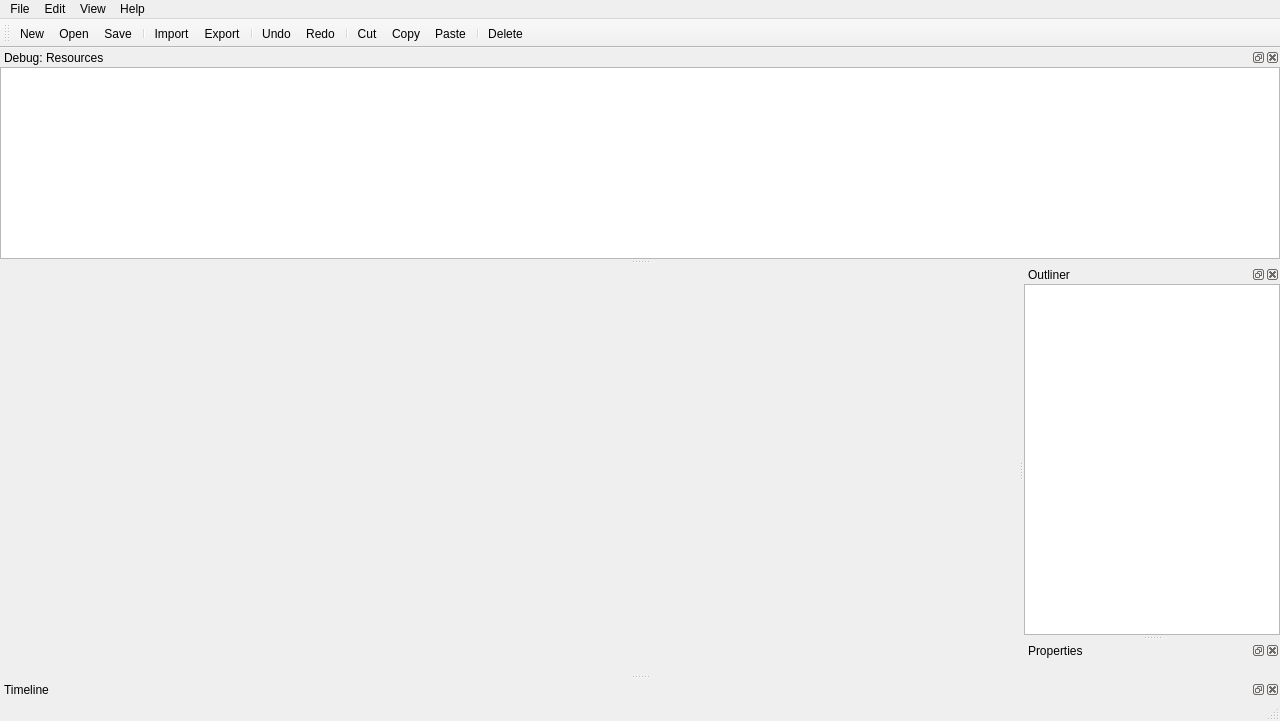
<?xml version="1.0" encoding="UTF-8"?>
<ui version="4.0">
 <class>StageEditorWindow</class>
 <widget class="QMainWindow" name="StageEditorWindow">
  <property name="geometry">
   <rect>
    <x>0</x>
    <y>0</y>
    <width>1280</width>
    <height>721</height>
   </rect>
  </property>
  <property name="windowTitle">
   <string>SMB Level Workshop 2 Stage Editor</string>
  </property>
  <widget class="QWidget" name="centralWidget">
   <layout class="QGridLayout" name="gridLayout">
    <property name="leftMargin">
     <number>0</number>
    </property>
    <property name="topMargin">
     <number>0</number>
    </property>
    <property name="rightMargin">
     <number>0</number>
    </property>
    <property name="bottomMargin">
     <number>0</number>
    </property>
    <property name="spacing">
     <number>0</number>
    </property>
    <item row="0" column="0">
     <widget class="WS2Editor::Widget::ViewportWidget" name="viewportWidget" native="true"/>
    </item>
   </layout>
  </widget>
  <widget class="QMenuBar" name="menuBar">
   <property name="geometry">
    <rect>
     <x>0</x>
     <y>0</y>
     <width>1280</width>
     <height>23</height>
    </rect>
   </property>
   <widget class="QMenu" name="menuFile">
    <property name="title">
     <string>File</string>
    </property>
    <addaction name="separator"/>
    <addaction name="actionNew"/>
    <addaction name="actionOpen"/>
    <addaction name="actionSave"/>
    <addaction name="actionSaveAs"/>
    <addaction name="separator"/>
    <addaction name="actionImport"/>
    <addaction name="actionExport"/>
    <addaction name="separator"/>
    <addaction name="actionQuit"/>
   </widget>
   <widget class="QMenu" name="menuEdit">
    <property name="title">
     <string>Edit</string>
    </property>
    <addaction name="actionUndo"/>
    <addaction name="actionRedo"/>
    <addaction name="separator"/>
    <addaction name="actionCut"/>
    <addaction name="actionCopy"/>
    <addaction name="actionPaste"/>
    <addaction name="separator"/>
    <addaction name="actionDuplicate"/>
    <addaction name="actionDelete"/>
    <addaction name="separator"/>
    <addaction name="actionSelectAll"/>
    <addaction name="actionFocusSelected"/>
    <addaction name="separator"/>
    <addaction name="actionNewNode"/>
    <addaction name="separator"/>
    <addaction name="actionSettings"/>
   </widget>
   <widget class="QMenu" name="menuView">
    <property name="title">
     <string>View</string>
    </property>
    <widget class="QMenu" name="menuDebug">
     <property name="title">
      <string>Debug</string>
     </property>
     <addaction name="actionToggleViewResources"/>
    </widget>
    <addaction name="actionToggleViewOutliner"/>
    <addaction name="actionToggleViewProperties"/>
    <addaction name="actionToggleViewTimeline"/>
    <addaction name="menuDebug"/>
    <addaction name="separator"/>
    <addaction name="actionToggleViewToolbar"/>
   </widget>
   <widget class="QMenu" name="menuHelp">
    <property name="title">
     <string>Help</string>
    </property>
    <addaction name="actionAbout"/>
   </widget>
   <addaction name="menuFile"/>
   <addaction name="menuEdit"/>
   <addaction name="menuView"/>
   <addaction name="menuHelp"/>
  </widget>
  <widget class="QToolBar" name="mainToolBar">
   <property name="windowTitle">
    <string>Toolbar</string>
   </property>
   <property name="iconSize">
    <size>
     <width>16</width>
     <height>16</height>
    </size>
   </property>
   <attribute name="toolBarArea">
    <enum>TopToolBarArea</enum>
   </attribute>
   <attribute name="toolBarBreak">
    <bool>false</bool>
   </attribute>
   <addaction name="actionNew"/>
   <addaction name="actionOpen"/>
   <addaction name="actionSave"/>
   <addaction name="separator"/>
   <addaction name="actionImport"/>
   <addaction name="actionExport"/>
   <addaction name="separator"/>
   <addaction name="actionUndo"/>
   <addaction name="actionRedo"/>
   <addaction name="separator"/>
   <addaction name="actionCut"/>
   <addaction name="actionCopy"/>
   <addaction name="actionPaste"/>
   <addaction name="separator"/>
   <addaction name="actionDelete"/>
  </widget>
  <widget class="QStatusBar" name="statusBar"/>
  <widget class="QDockWidget" name="outlinerDockWidget">
   <property name="windowTitle">
    <string>Outliner</string>
   </property>
   <attribute name="dockWidgetArea">
    <number>2</number>
   </attribute>
   <widget class="QWidget" name="outlinerContentsWidget">
    <layout class="QGridLayout" name="gridLayout_2">
     <property name="leftMargin">
      <number>0</number>
     </property>
     <property name="topMargin">
      <number>0</number>
     </property>
     <property name="rightMargin">
      <number>0</number>
     </property>
     <property name="bottomMargin">
      <number>0</number>
     </property>
     <property name="spacing">
      <number>0</number>
     </property>
     <item row="0" column="0">
      <widget class="WS2Editor::Widget::OutlinerWidget" name="outlinerTreeView">
       <property name="selectionMode">
        <enum>QAbstractItemView::ExtendedSelection</enum>
       </property>
       <attribute name="headerVisible">
        <bool>false</bool>
       </attribute>
      </widget>
     </item>
    </layout>
   </widget>
  </widget>
  <widget class="QDockWidget" name="propertiesDockWidget">
   <property name="windowTitle">
    <string>Properties</string>
   </property>
   <attribute name="dockWidgetArea">
    <number>2</number>
   </attribute>
   <widget class="QWidget" name="propertiesContentsWidget"/>
  </widget>
  <widget class="QDockWidget" name="timelineDockWidget">
   <property name="windowTitle">
    <string>Timeline</string>
   </property>
   <attribute name="dockWidgetArea">
    <number>8</number>
   </attribute>
   <widget class="QWidget" name="timelineContentsWidget"/>
  </widget>
  <widget class="QDockWidget" name="resourcesDockWidget">
   <property name="floating">
    <bool>false</bool>
   </property>
   <property name="windowTitle">
    <string>Debug: Resources</string>
   </property>
   <attribute name="dockWidgetArea">
    <number>4</number>
   </attribute>
   <widget class="QWidget" name="resourcesContentsWidget">
    <layout class="QGridLayout" name="gridLayout_3">
     <property name="leftMargin">
      <number>0</number>
     </property>
     <property name="topMargin">
      <number>0</number>
     </property>
     <property name="rightMargin">
      <number>0</number>
     </property>
     <property name="bottomMargin">
      <number>0</number>
     </property>
     <property name="spacing">
      <number>0</number>
     </property>
     <item row="0" column="0">
      <widget class="QTableView" name="resourcesTableView">
       <property name="selectionBehavior">
        <enum>QAbstractItemView::SelectRows</enum>
       </property>
       <property name="textElideMode">
        <enum>Qt::ElideLeft</enum>
       </property>
       <property name="sortingEnabled">
        <bool>false</bool>
       </property>
       <attribute name="horizontalHeaderStretchLastSection">
        <bool>true</bool>
       </attribute>
       <attribute name="verticalHeaderVisible">
        <bool>false</bool>
       </attribute>
       <attribute name="verticalHeaderDefaultSectionSize">
        <number>16</number>
       </attribute>
      </widget>
     </item>
    </layout>
   </widget>
  </widget>
  <action name="actionNew">
   <property name="icon">
    <iconset resource="../../resources/Workshop2/Workshop2Resources.qrc">
     <normaloff>:/Workshop2/Icons/File.png</normaloff>:/Workshop2/Icons/File.png</iconset>
   </property>
   <property name="text">
    <string>New</string>
   </property>
   <property name="shortcut">
    <string>Ctrl+N</string>
   </property>
  </action>
  <action name="actionOpen">
   <property name="icon">
    <iconset resource="../../resources/Workshop2/Workshop2Resources.qrc">
     <normaloff>:/Workshop2/Icons/Folder.png</normaloff>:/Workshop2/Icons/Folder.png</iconset>
   </property>
   <property name="text">
    <string>Open</string>
   </property>
   <property name="shortcut">
    <string>Ctrl+O</string>
   </property>
  </action>
  <action name="actionQuit">
   <property name="icon">
    <iconset resource="../../resources/Workshop2/Workshop2Resources.qrc">
     <normaloff>:/Workshop2/Icons/Close.png</normaloff>:/Workshop2/Icons/Close.png</iconset>
   </property>
   <property name="text">
    <string>Quit</string>
   </property>
   <property name="shortcut">
    <string>Ctrl+Q</string>
   </property>
  </action>
  <action name="actionUndo">
   <property name="icon">
    <iconset resource="../../resources/Workshop2/Workshop2Resources.qrc">
     <normaloff>:/Workshop2/Icons/Undo.png</normaloff>:/Workshop2/Icons/Undo.png</iconset>
   </property>
   <property name="text">
    <string>Undo</string>
   </property>
   <property name="shortcut">
    <string>Ctrl+Z</string>
   </property>
  </action>
  <action name="actionRedo">
   <property name="icon">
    <iconset resource="../../resources/Workshop2/Workshop2Resources.qrc">
     <normaloff>:/Workshop2/Icons/Redo.png</normaloff>:/Workshop2/Icons/Redo.png</iconset>
   </property>
   <property name="text">
    <string>Redo</string>
   </property>
   <property name="shortcut">
    <string>Ctrl+Shift+Z</string>
   </property>
  </action>
  <action name="actionCut">
   <property name="icon">
    <iconset resource="../../resources/Workshop2/Workshop2Resources.qrc">
     <normaloff>:/Workshop2/Icons/Cut.png</normaloff>:/Workshop2/Icons/Cut.png</iconset>
   </property>
   <property name="text">
    <string>Cut</string>
   </property>
   <property name="shortcut">
    <string>Ctrl+X</string>
   </property>
  </action>
  <action name="actionCopy">
   <property name="icon">
    <iconset resource="../../resources/Workshop2/Workshop2Resources.qrc">
     <normaloff>:/Workshop2/Icons/Copy.png</normaloff>:/Workshop2/Icons/Copy.png</iconset>
   </property>
   <property name="text">
    <string>Copy</string>
   </property>
   <property name="shortcut">
    <string>Ctrl+C</string>
   </property>
  </action>
  <action name="actionPaste">
   <property name="icon">
    <iconset resource="../../resources/Workshop2/Workshop2Resources.qrc">
     <normaloff>:/Workshop2/Icons/Paste.png</normaloff>:/Workshop2/Icons/Paste.png</iconset>
   </property>
   <property name="text">
    <string>Paste</string>
   </property>
   <property name="shortcut">
    <string>Ctrl+V</string>
   </property>
  </action>
  <action name="actionSelectAll">
   <property name="icon">
    <iconset resource="../../resources/Workshop2/Workshop2Resources.qrc">
     <normaloff>:/Workshop2/Icons/SelectAll.png</normaloff>:/Workshop2/Icons/SelectAll.png</iconset>
   </property>
   <property name="text">
    <string>Select All</string>
   </property>
   <property name="shortcut">
    <string>Ctrl+A</string>
   </property>
  </action>
  <action name="actionDuplicate">
   <property name="icon">
    <iconset resource="../../resources/Workshop2/Workshop2Resources.qrc">
     <normaloff>:/Workshop2/Icons/Duplicate.png</normaloff>:/Workshop2/Icons/Duplicate.png</iconset>
   </property>
   <property name="text">
    <string>Duplicate</string>
   </property>
   <property name="shortcut">
    <string>Ctrl+D</string>
   </property>
  </action>
  <action name="actionDelete">
   <property name="icon">
    <iconset resource="../../resources/Workshop2/Workshop2Resources.qrc">
     <normaloff>:/Workshop2/Icons/Delete.png</normaloff>:/Workshop2/Icons/Delete.png</iconset>
   </property>
   <property name="text">
    <string>Delete</string>
   </property>
   <property name="shortcut">
    <string>Del</string>
   </property>
  </action>
  <action name="actionFocusSelected">
   <property name="icon">
    <iconset resource="../../resources/Workshop2/Workshop2Resources.qrc">
     <normaloff>:/Workshop2/Icons/Focus.png</normaloff>:/Workshop2/Icons/Focus.png</iconset>
   </property>
   <property name="text">
    <string>Focus Selected</string>
   </property>
   <property name="shortcut">
    <string>F</string>
   </property>
  </action>
  <action name="actionSave">
   <property name="icon">
    <iconset resource="../../resources/Workshop2/Workshop2Resources.qrc">
     <normaloff>:/Workshop2/Icons/Save.png</normaloff>:/Workshop2/Icons/Save.png</iconset>
   </property>
   <property name="text">
    <string>Save</string>
   </property>
   <property name="shortcut">
    <string>Ctrl+S</string>
   </property>
  </action>
  <action name="actionSaveAs">
   <property name="icon">
    <iconset resource="../../resources/Workshop2/Workshop2Resources.qrc">
     <normaloff>:/Workshop2/Icons/SaveAs.png</normaloff>:/Workshop2/Icons/SaveAs.png</iconset>
   </property>
   <property name="text">
    <string>Save As</string>
   </property>
   <property name="shortcut">
    <string>Ctrl+Shift+S</string>
   </property>
  </action>
  <action name="actionToggleViewToolbar">
   <property name="checkable">
    <bool>true</bool>
   </property>
   <property name="text">
    <string>Toolbar</string>
   </property>
  </action>
  <action name="actionToggleViewOutliner">
   <property name="checkable">
    <bool>true</bool>
   </property>
   <property name="text">
    <string>Outliner</string>
   </property>
  </action>
  <action name="actionToggleViewProperties">
   <property name="checkable">
    <bool>true</bool>
   </property>
   <property name="text">
    <string>Properties</string>
   </property>
  </action>
  <action name="actionToggleViewTimeline">
   <property name="checkable">
    <bool>true</bool>
   </property>
   <property name="text">
    <string>Timeline</string>
   </property>
  </action>
  <action name="actionImport">
   <property name="icon">
    <iconset resource="../../resources/Workshop2/Workshop2Resources.qrc">
     <normaloff>:/Workshop2/Icons/Import.png</normaloff>:/Workshop2/Icons/Import.png</iconset>
   </property>
   <property name="text">
    <string>Import</string>
   </property>
   <property name="toolTip">
    <string>Import</string>
   </property>
   <property name="shortcut">
    <string>Ctrl+I</string>
   </property>
  </action>
  <action name="actionExport">
   <property name="icon">
    <iconset resource="../../resources/Workshop2/Workshop2Resources.qrc">
     <normaloff>:/Workshop2/Icons/Export.png</normaloff>:/Workshop2/Icons/Export.png</iconset>
   </property>
   <property name="text">
    <string>Export</string>
   </property>
   <property name="toolTip">
    <string>Export</string>
   </property>
   <property name="shortcut">
    <string>Ctrl+E</string>
   </property>
  </action>
  <action name="actionToggleViewResources">
   <property name="checkable">
    <bool>true</bool>
   </property>
   <property name="text">
    <string>Resources</string>
   </property>
  </action>
  <action name="actionNewNode">
   <property name="icon">
    <iconset resource="../../resources/Workshop2/Workshop2Resources.qrc">
     <normaloff>:/Workshop2/Icons/Add.png</normaloff>:/Workshop2/Icons/Add.png</iconset>
   </property>
   <property name="text">
    <string>New Node</string>
   </property>
   <property name="toolTip">
    <string>Adds a new empty node to the scene</string>
   </property>
   <property name="shortcut">
    <string>Ctrl+B</string>
   </property>
  </action>
  <action name="actionAbout">
   <property name="text">
    <string>About</string>
   </property>
  </action>
  <action name="actionSettings">
   <property name="icon">
    <iconset resource="../../resources/Workshop2/Workshop2Resources.qrc">
     <normaloff>:/Workshop2/Icons/Settings.png</normaloff>:/Workshop2/Icons/Settings.png</iconset>
   </property>
   <property name="text">
    <string>Settings</string>
   </property>
  </action>
 </widget>
 <layoutdefault spacing="6" margin="11"/>
 <customwidgets>
  <customwidget>
   <class>WS2Editor::Widget::OutlinerWidget</class>
   <extends>QTreeView</extends>
   <header>widget/OutlinerWidget.hpp</header>
  </customwidget>
  <customwidget>
   <class>WS2Editor::Widget::ViewportWidget</class>
   <extends>QWidget</extends>
   <header>widget/ViewportWidget.hpp</header>
  </customwidget>
 </customwidgets>
 <resources>
  <include location="../../resources/Workshop2/Workshop2Resources.qrc"/>
 </resources>
 <connections>
  <connection>
   <sender>actionToggleViewOutliner</sender>
   <signal>triggered(bool)</signal>
   <receiver>outlinerDockWidget</receiver>
   <slot>setVisible(bool)</slot>
   <hints>
    <hint type="sourcelabel">
     <x>-1</x>
     <y>-1</y>
    </hint>
    <hint type="destinationlabel">
     <x>1151</x>
     <y>309</y>
    </hint>
   </hints>
  </connection>
  <connection>
   <sender>outlinerDockWidget</sender>
   <signal>visibilityChanged(bool)</signal>
   <receiver>actionToggleViewOutliner</receiver>
   <slot>setChecked(bool)</slot>
   <hints>
    <hint type="sourcelabel">
     <x>1151</x>
     <y>309</y>
    </hint>
    <hint type="destinationlabel">
     <x>-1</x>
     <y>-1</y>
    </hint>
   </hints>
  </connection>
  <connection>
   <sender>propertiesDockWidget</sender>
   <signal>visibilityChanged(bool)</signal>
   <receiver>actionToggleViewProperties</receiver>
   <slot>setChecked(bool)</slot>
   <hints>
    <hint type="sourcelabel">
     <x>1151</x>
     <y>613</y>
    </hint>
    <hint type="destinationlabel">
     <x>-1</x>
     <y>-1</y>
    </hint>
   </hints>
  </connection>
  <connection>
   <sender>actionToggleViewProperties</sender>
   <signal>triggered(bool)</signal>
   <receiver>propertiesDockWidget</receiver>
   <slot>setVisible(bool)</slot>
   <hints>
    <hint type="sourcelabel">
     <x>-1</x>
     <y>-1</y>
    </hint>
    <hint type="destinationlabel">
     <x>1151</x>
     <y>613</y>
    </hint>
   </hints>
  </connection>
  <connection>
   <sender>timelineDockWidget</sender>
   <signal>visibilityChanged(bool)</signal>
   <receiver>actionToggleViewTimeline</receiver>
   <slot>setChecked(bool)</slot>
   <hints>
    <hint type="sourcelabel">
     <x>639</x>
     <y>678</y>
    </hint>
    <hint type="destinationlabel">
     <x>-1</x>
     <y>-1</y>
    </hint>
   </hints>
  </connection>
  <connection>
   <sender>actionToggleViewTimeline</sender>
   <signal>triggered(bool)</signal>
   <receiver>timelineDockWidget</receiver>
   <slot>setVisible(bool)</slot>
   <hints>
    <hint type="sourcelabel">
     <x>-1</x>
     <y>-1</y>
    </hint>
    <hint type="destinationlabel">
     <x>639</x>
     <y>678</y>
    </hint>
   </hints>
  </connection>
  <connection>
   <sender>mainToolBar</sender>
   <signal>visibilityChanged(bool)</signal>
   <receiver>actionToggleViewToolbar</receiver>
   <slot>setChecked(bool)</slot>
   <hints>
    <hint type="sourcelabel">
     <x>639</x>
     <y>37</y>
    </hint>
    <hint type="destinationlabel">
     <x>-1</x>
     <y>-1</y>
    </hint>
   </hints>
  </connection>
  <connection>
   <sender>actionToggleViewToolbar</sender>
   <signal>triggered(bool)</signal>
   <receiver>mainToolBar</receiver>
   <slot>setVisible(bool)</slot>
   <hints>
    <hint type="sourcelabel">
     <x>-1</x>
     <y>-1</y>
    </hint>
    <hint type="destinationlabel">
     <x>639</x>
     <y>37</y>
    </hint>
   </hints>
  </connection>
  <connection>
   <sender>actionToggleViewResources</sender>
   <signal>triggered(bool)</signal>
   <receiver>resourcesDockWidget</receiver>
   <slot>setVisible(bool)</slot>
   <hints>
    <hint type="sourcelabel">
     <x>-1</x>
     <y>-1</y>
    </hint>
    <hint type="destinationlabel">
     <x>127</x>
     <y>354</y>
    </hint>
   </hints>
  </connection>
  <connection>
   <sender>resourcesDockWidget</sender>
   <signal>visibilityChanged(bool)</signal>
   <receiver>actionToggleViewResources</receiver>
   <slot>setChecked(bool)</slot>
   <hints>
    <hint type="sourcelabel">
     <x>127</x>
     <y>354</y>
    </hint>
    <hint type="destinationlabel">
     <x>-1</x>
     <y>-1</y>
    </hint>
   </hints>
  </connection>
 </connections>
</ui>
